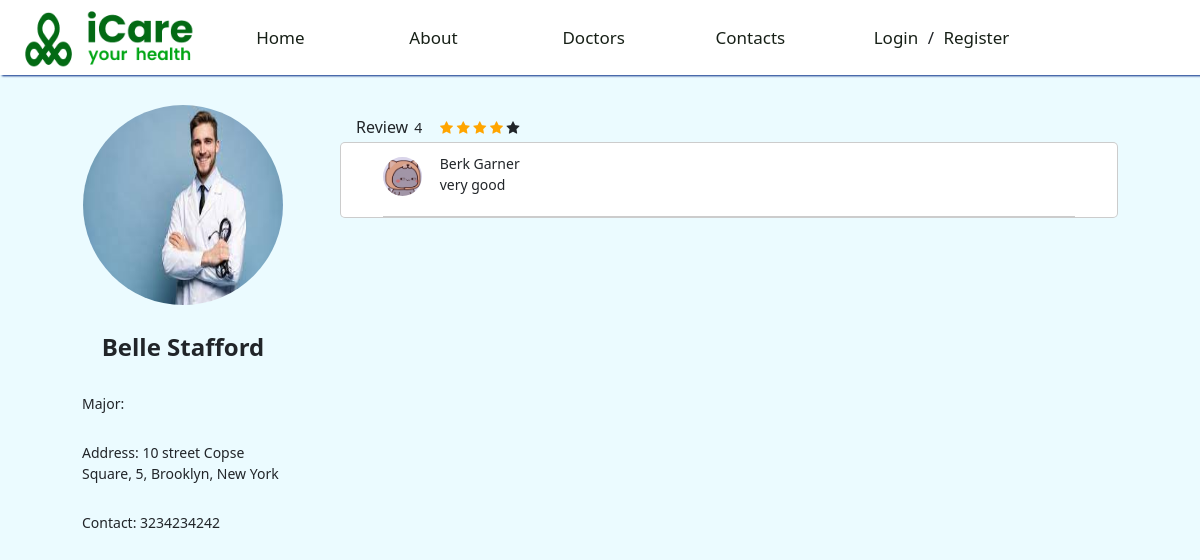
The page /index.php?page=detail&id=5 on the database its author committed.
### tables this page shows
CREATE TABLE doctor
(
    doc_name VARCHAR(50) NOT NULL,
    clinic_number VARCHAR(50),
    doc_id INT NOT NULL,
    street VARCHAR(50),
    ward VARCHAR(50),
    district VARCHAR(50),
    city VARCHAR(50),
    image_url VARCHAR(200),
    description VARCHAR(500),
    star_reviews FLOAT NOT NULL,
    phone_number VARCHAR(50),
    PRIMARY KEY (doc_id)
);

CREATE TABLE patient2doctor
(
    patient_review VARCHAR(150),
    doctor_answer VARCHAR(150),
    date_registered DATE NOT NULL,
    patient_star INT,
    request_status CHAR(1) NOT NULL,
    initial_condition VARCHAR(250),
    meeting_date DATE NOT NULL,
    meeting_id INT NOT NULL auto_increment,
    doc_id INT NOT NULL,
    patient_id INT NOT NULL,
    PRIMARY KEY (meeting_id),
    FOREIGN KEY (doc_id) REFERENCES doctor(doc_id),
    FOREIGN KEY (patient_id) REFERENCES patient(patient_id)
);

CREATE TABLE patient
(
    patient_name VARCHAR(50) NOT NULL,
    patient_id INT NOT NULL auto_increment,
    nic_number VARCHAR(20) NOT NULL,
    age INT,
    house_number VARCHAR(50),
    street VARCHAR(50),
    ward VARCHAR(50),
    district VARCHAR(50),
    city VARCHAR(50),
    image_url VARCHAR(200),
    PRIMARY KEY (patient_id),
    UNIQUE (nic_number)
);

### views/detail-components/detail-info-card.php (the view, shortened to what this page needs)
<?php
include "./services/connection.php";
?>
<?php
    $name = "";
    $image_url = "";
    $address = "";
    if(isset($_GET['id']))
        $id = $_GET['id'];
    $sql1 = "CALL getDoctorDetails($id);";
    $record = mysqli_query($conn, $sql1);
    while ($user_info = mysqli_fetch_assoc($record)) {
        $address = $user_info['clinic_number'] . " street " . $user_info['street'] . ", " . $user_info['ward'] . ", " . $user_info['district'] . ", " . $user_info['city'];
        $name = $user_info['doc_name'];
        $image_url = $user_info['image_url'];
        $contact = $user_info['phone_number'];
    }
?>
<div class="user-card">
    <div class="user-image-card">
        <img class="user-image" src="./assets/img/user/<?php echo $image_url ?>" alt="">
    </div>
    <div>
        <div class="user-name"><?php echo $name ?></div>
        <div class='user-info'>Major: <span class='info'></div>
        <div class="user-info">Address: <span class="info"><?php echo $address ?></span></div>
        <div class="user-info">Contact: <span class="info"><?php echo $contact ?></span></div>
    </div>
</div>

### views/detail-components/review.php
<?php
include "./services/connection.php";
$id = $_GET['id'];
?>
<div class="review">
    <?php
        $sql = "SELECT star_reviews FROM doctor WHERE doc_id = $id";
        $result = mysqli_query($conn, $sql);
        while ($row = mysqli_fetch_assoc($result)){
            $stars = round($row['star_reviews']);
        }
    ?>
    <h4>Review <span class="review-rating"><?php echo $stars ?></span></h4>
    <div class="review-star">
        <?php for ($x = 0; $x < 5; $x++) {
            if($stars > 0){
        ?>
                <span class="fa fa-star checked"></span>
            <?php } else { ?>
                <span class="fa fa-star"></span>
        <?php } $stars = $stars - 1; } ?>
    </div>
    <div class="review-part">
        <?php
        $sql = "call getRecentReviews($id)";
        $result = mysqli_query($conn, $sql);
        while ($row = mysqli_fetch_assoc($result)) {
        ?>
            <div class="reviewer">
                <img class="reviewer-img" src="./assets/img/user/<?php echo $row['image_url'] ?>" alt="">
                <div>
                    <div class="reviewer-name"><?php echo $row['patient_name'] ?></div>
                    <div class="reviewer-comment"><?php echo $row['patient_review'] ?></div>
                </div>
            </div>
        <?php } ?>
    </div>
</div>

### assets/css/base.css (style rules this page uses)
:root { --primary-color: #012884; --primary-text-color: #016A14; --white-color: #fff; --black-color: #000; --text-color: #7a7a7a; --black-text-color: #172017; --border-color: #dbdbdb; --background-color: #ebfbff; --header-height: 75px; --header-height-responsive: 120px; }
* { box-sizing: inherit; }
html { font-size: 62.5%; line-height: 1.6rem; font-family: "Roboto", sans-serif; box-sizing: border-box; -webkit-box-sizing: border-box; -moz-box-sizing: border-box; background-color: var(--background-color); }
body { background-color: var(--background-color); background-repeat: no-repeat; background-attachment: fixed; background-position: top center; color: var(--black-text-color); -webkit-font-smoothing: antialiased; font-smooth: antialiased; -moz-osx-font-smoothing: grayscale; }

### assets/css/profile/user-info-card.css (style rules this page uses)
.user-card { background-color: none; text-align: center; margin-left: 3em; margin-top: 3em; }
.user-image-card { margin: 0; padding: 0; }
.user-image { width: 280px; height: 280px; border-radius: 50%; }
.user-name { font-size: 24px; font-weight: 700; margin-top: 1em; }
.user-info { font-size: 14px; text-align: start; margin: 2em 2em; font-weight: 500; }
.info { font-weight: 400; }
@media (max-width: 1400px) { .user-image { width: 200px; height: 200px; } }

### assets/css/profile/profile-page.css (style rules this page uses)
body { background-color: #ebfbff; }

### assets/css/profile/review.css (style rules this page uses)
.review { margin-top: 3em; margin-left: 2em; font-size: 14px; width: 90%; }
.review > h4 { font-size: 16px; margin-left: 1em; display: inline-block; }
.review-rating { margin-left: 2px; font-size: 14px; font-weight: 400; }
.review-star { display: inline-block; margin-left: 1em; }
.review-part { background-color: white; border: 1px solid rgba(0, 0, 0, 0.2); border-radius: 5px; }
.reviewer { margin-right: 3em; margin-left: 3em; border-bottom: 1px solid rgba(0, 0, 0, 0.2); padding-top: 10px; }
.reviewer > div { display: inline-block; }
.checked { color: orange; }
.reviewer-img { width: 39px; height: 39px; border-radius: 50%; background-color: none; margin-right: 1em; display: inline-block; margin-bottom: 20px; }
.reviewer-name { display: inline-block; }

### rows shown on the page
doctor: image_url (picture), doc_name "Belle Stafford", address "10 street Copse Square, 5, Brooklyn, New York", phone_number "3234234242", star_reviews "4"
patient2doctor: patient.image_url (picture), patient.patient_name "Berk Garner", patient_review "very good"
